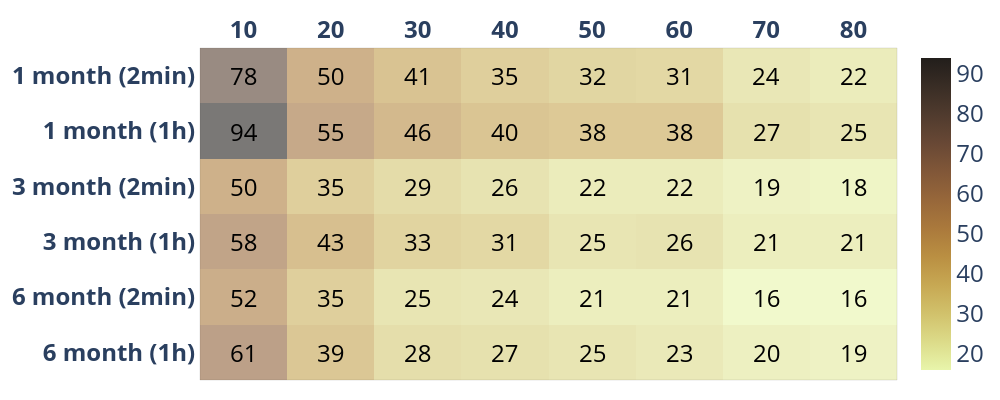

Source (notebook cell):
### Code cell
#!pip install -U kaleido
import plotly.graph_objects as go
from functools import reduce
from itertools import product

z=[list(np.ceil(np.array(REU_6_NO2_2)).astype(int)),list(np.ceil(np.array(REU_6_NO2)).astype(int)),
   list(np.ceil(np.array(REU_3_NO2_2)).astype(int)),list(np.ceil(np.array(REU_3_NO2)).astype(int)),
  list(np.ceil(np.array(REU_1_NO2_2)).astype(int)),list(np.ceil(np.array(REU_1_NO2)).astype(int))]
x=['<b>10</b>', '<b>20</b>', '<b>30</b>', '<b>40</b>', '<b>50</b>','<b>60</b>',
   '<b>70</b>','<b>80</b>']
y=['<b>6 month (1h)</b>','<b>6 month (2min)</b>','<b>3 month (1h)</b>','<b>3 month (2min)</b>',
   '<b>1 month (1h)','<b>1 month (2min)</b>']

def get_anno_text(z_value):
    annotations=[]
    a, b = len(z_value), len(z_value[0])
    flat_z = reduce(lambda x,y: x+y, z_value) # z_value.flat if you deal with numpy
    coords = product(range(a), range(b))
    for pos, elem in zip(coords, flat_z):
        annotations.append({'font': {'color': 'black'},
                    'showarrow': False,
                    'text': str(elem),
                    'x': pos[1],
                    'y': pos[0],
                        'font.size':24   })
    return annotations

fig = go.Figure(data=go.Heatmap(
                   z=z,
                   x=x,
                   y=y,
                   hoverongaps = True, colorscale ='turbid',
    opacity=0.6,colorbar=dict(tickfont=dict(size=24)) ))#matter#

fig.update_layout(title={'text': "",
        'y':0.8,
        'x':0.5,
        'xanchor': 'center',
        'yanchor': 'top'},
           plot_bgcolor='rgba(0,0,0,0)',       
    annotations = get_anno_text(z),
                 width=1000,
height=400,xaxis={'side': 'top'},margin=dict(l=20, r=20, t=20, b=20))

fig.update_xaxes(tickfont = dict(size=24),linewidth=0.1, linecolor='black',
    
                 mirror=True)
fig.update_yaxes(tickfont = dict(size=24),linewidth=0.1, linecolor='black',
        
                 mirror=True)
fig.write_image("REU_NO2_S_POLAR.pdf",engine="kaleido")
#plt.savefig("table2a.pdf", format="pdf", bbox_inches="tight")
fig.show()

### Figure 1 — Plotly figure (JSON) as saved in the notebook; plotly's stock layout.template omitted (floating-point values rounded to 4 significant figures)
{"data": [{"colorbar": {"tickfont": {"size": 24}}, "colorscale": [[0, "rgb(232, 245, 171)"], [0.09091, "rgb(220, 219, 137)"], [0.1818, "rgb(209, 193, 107)"], [0.2727, "rgb(199, 168, 83)"], [0.3636, "rgb(186, 143, 66)"], [0.4545, "rgb(170, 121, 60)"], [0.5455, "rgb(151, 103, 58)"], [0.6364, "rgb(129, 87, 56)"], [0.7273, "rgb(104, 72, 53)"], [0.8182, "rgb(80, 59, 46)"], [0.9091, "rgb(57, 45, 37)"], [1, "rgb(34, 30, 27)"]], "hoverongaps": true, "opacity": 0.6, "type": "heatmap", "x": ["<b>10</b>", "<b>20</b>", "<b>30</b>", "<b>40</b>", "<b>50</b>", "<b>60</b>", "<b>70</b>", "<b>80</b>"], "y": ["<b>6 month (1h)</b>", "<b>6 month (2min)</b>", "<b>3 month (1h)</b>", "<b>3 month (2min)</b>", "<b>1 month (1h)", "<b>1 month (2min)</b>"], "z": [[61, 39, 28, 27, 25, 23, 20, 19], [52, 35, 25, 24, 21, 21, 16, 16], [58, 43, 33, 31, 25, 26, 21, 21], [50, 35, 29, 26, 22, 22, 19, 18], [94, 55, 46, 40, 38, 38, 27, 25], [78, 50, 41, 35, 32, 31, 24, 22]]}], "layout": {"annotations": [{"font": {"color": "black", "size": 24}, "showarrow": false, "text": "61", "x": 0, "y": 0}, {"font": {"color": "black", "size": 24}, "showarrow": false, "text": "39", "x": 1, "y": 0}, {"font": {"color": "black", "size": 24}, "showarrow": false, "text": "28", "x": 2, "y": 0}, {"font": {"color": "black", "size": 24}, "showarrow": false, "text": "27", "x": 3, "y": 0}, {"font": {"color": "black", "size": 24}, "showarrow": false, "text": "25", "x": 4, "y": 0}, {"font": {"color": "black", "size": 24}, "showarrow": false, "text": "23", "x": 5, "y": 0}, {"font": {"color": "black", "size": 24}, "showarrow": false, "text": "20", "x": 6, "y": 0}, {"font": {"color": "black", "size": 24}, "showarrow": false, "text": "19", "x": 7, "y": 0}, {"font": {"color": "black", "size": 24}, "showarrow": false, "text": "52", "x": 0, "y": 1}, {"font": {"color": "black", "size": 24}, "showarrow": false, "text": "35", "x": 1, "y": 1}, {"font": {"color": "black", "size": 24}, "showarrow": false, "text": "25", "x": 2, "y": 1}, {"font": {"color": "black", "size": 24}, "showarrow": false, "text": "24", "x": 3, "y": 1}, {"font": {"color": "black", "size": 24}, "showarrow": false, "text": "21", "x": 4, "y": 1}, {"font": {"color": "black", "size": 24}, "showarrow": false, "text": "21", "x": 5, "y": 1}, {"font": {"color": "black", "size": 24}, "showarrow": false, "text": "16", "x": 6, "y": 1}, {"font": {"color": "black", "size": 24}, "showarrow": false, "text": "16", "x": 7, "y": 1}, {"font": {"color": "black", "size": 24}, "showarrow": false, "text": "58", "x": 0, "y": 2}, {"font": {"color": "black", "size": 24}, "showarrow": false, "text": "43", "x": 1, "y": 2}, {"font": {"color": "black", "size": 24}, "showarrow": false, "text": "33", "x": 2, "y": 2}, {"font": {"color": "black", "size": 24}, "showarrow": false, "text": "31", "x": 3, "y": 2}, {"font": {"color": "black", "size": 24}, "showarrow": false, "text": "25", "x": 4, "y": 2}, {"font": {"color": "black", "size": 24}, "showarrow": false, "text": "26", "x": 5, "y": 2}, {"font": {"color": "black", "size": 24}, "showarrow": false, "text": "21", "x": 6, "y": 2}, {"font": {"color": "black", "size": 24}, "showarrow": false, "text": "21", "x": 7, "y": 2}, {"font": {"color": "black", "size": 24}, "showarrow": false, "text": "50", "x": 0, "y": 3}, {"font": {"color": "black", "size": 24}, "showarrow": false, "text": "35", "x": 1, "y": 3}, {"font": {"color": "black", "size": 24}, "showarrow": false, "text": "29", "x": 2, "y": 3}, {"font": {"color": "black", "size": 24}, "showarrow": false, "text": "26", "x": 3, "y": 3}, {"font": {"color": "black", "size": 24}, "showarrow": false, "text": "22", "x": 4, "y": 3}, {"font": {"color": "black", "size": 24}, "showarrow": false, "text": "22", "x": 5, "y": 3}, {"font": {"color": "black", "size": 24}, "showarrow": false, "text": "19", "x": 6, "y": 3}, {"font": {"color": "black", "size": 24}, "showarrow": false, "text": "18", "x": 7, "y": 3}, {"font": {"color": "black", "size": 24}, "showarrow": false, "text": "94", "x": 0, "y": 4}, {"font": {"color": "black", "size": 24}, "showarrow": false, "text": "55", "x": 1, "y": 4}, {"font": {"color": "black", "size": 24}, "showarrow": false, "text": "46", "x": 2, "y": 4}, {"font": {"color": "black", "size": 24}, "showarrow": false, "text": "40", "x": 3, "y": 4}, {"font": {"color": "black", "size": 24}, "showarrow": false, "text": "38", "x": 4, "y": 4}, {"font": {"color": "black", "size": 24}, "showarrow": false, "text": "38", "x": 5, "y": 4}, {"font": {"color": "black", "size": 24}, "showarrow": false, "text": "27", "x": 6, "y": 4}, {"font": {"color": "black", "size": 24}, "showarrow": false, "text": "25", "x": 7, "y": 4}, {"font": {"color": "black", "size": 24}, "showarrow": false, "text": "78", "x": 0, "y": 5}, {"font": {"color": "black", "size": 24}, "showarrow": false, "text": "50", "x": 1, "y": 5}, {"font": {"color": "black", "size": 24}, "showarrow": false, "text": "41", "x": 2, "y": 5}, {"font": {"color": "black", "size": 24}, "showarrow": false, "text": "35", "x": 3, "y": 5}, {"font": {"color": "black", "size": 24}, "showarrow": false, "text": "32", "x": 4, "y": 5}, {"font": {"color": "black", "size": 24}, "showarrow": false, "text": "31", "x": 5, "y": 5}, {"font": {"color": "black", "size": 24}, "showarrow": false, "text": "24", "x": 6, "y": 5}, {"font": {"color": "black", "size": 24}, "showarrow": false, "text": "22", "x": 7, "y": 5}], "height": 400, "margin": {"b": 20, "l": 20, "r": 20, "t": 20}, "plot_bgcolor": "rgba(0,0,0,0)", "title": {"text": "", "x": 0.5, "xanchor": "center", "y": 0.8, "yanchor": "top"}, "width": 1000, "xaxis": {"linecolor": "black", "linewidth": 0.1, "mirror": true, "side": "top", "tickfont": {"size": 24}}, "yaxis": {"linecolor": "black", "linewidth": 0.1, "mirror": true, "tickfont": {"size": 24}}}}
